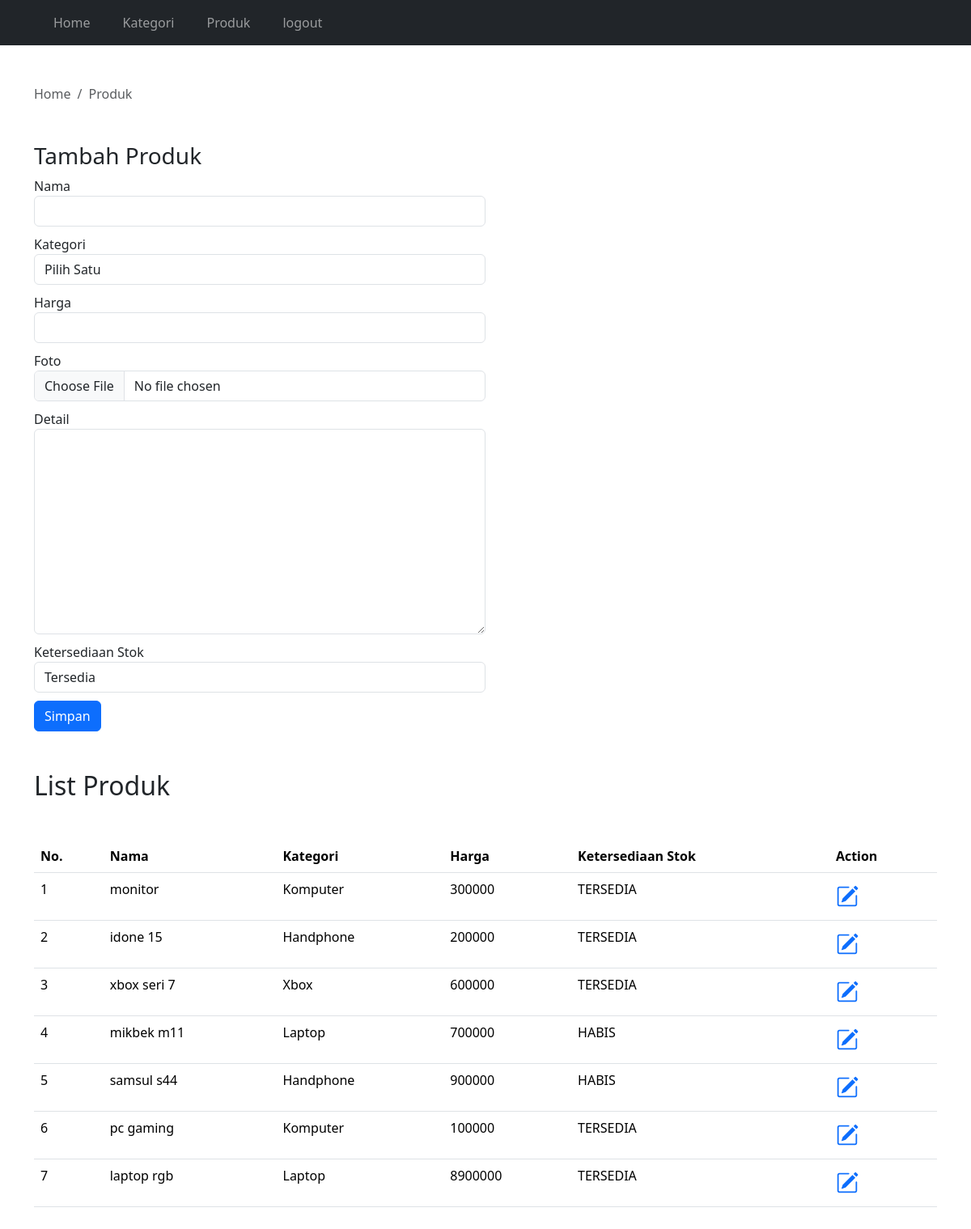
The page /adminpanel/produk.php (signed in) on the database its author committed.
### tables this page shows
CREATE TABLE `produk` (
  `ID` int NOT NULL,
  `KATEGORI_ID` int NOT NULL,
  `NAMA` varchar(255) NOT NULL,
  `HARGA` double NOT NULL,
  `FOTO` varchar(255) DEFAULT NULL,
  `DETAIL` text,
  `KETERSEDIAAN_STOK` enum('HABIS','TERSEDIA') DEFAULT 'TERSEDIA'
);

CREATE TABLE `kategori` (
  `ID` int NOT NULL,
  `NAMA` varchar(100) NOT NULL
);

### adminpanel/produk.php (the view, shortened to what this page needs)
<?php
require "../koneksi.php";
$queryproduk = mysqli_query($con, "SELECT a.*, b.nama AS nama_kategori FROM produk a JOIN kategori b ON a.kategori_id = b.id");
$jumlahproduk = mysqli_num_rows($queryproduk);
?>
<!DOCTYPE html>
<html lang="en">
<head>
<link href="https://cdn.jsdelivr.net/npm/bootstrap@5.3.3/dist/css/bootstrap.min.css" rel="stylesheet">
<link rel="stylesheet" href="https://cdn.jsdelivr.net/npm/bootstrap-icons@1.11.3/font/bootstrap-icons.min.css"></head>
<body>
  <?php
  require "navbar.php"; ?>
  <div class="container mt-5">
    <nav aria-label="breadcrumb">
      <ol class="breadcrumb">
        <li class="breadcrumb-item active" aria-current="page"><a href="../adminpanel" class="no-decoration text-muted"> <i class="fas fa-home"></i> Home</a></li>
        <li class="breadcrumb-item active" aria-current="page"> Produk</li>
      </ol>
    </nav>
    <div class="my-5 col-12 col-md-6">
      <h3>Tambah Produk</h3>
      <form action="" method="post" enctype="multipart/form-data">
        <div>
          <label for="nama">Nama</label>
          <input type="text" id="nama" name="nama" class="form-control" autocomplete="off" required>
        </div>
        <div>
          <label for="kategori">Kategori</label>
          <select name="kategori" id="kategori" class="form-control" required>
            <option value="">Pilih Satu</option>
          </select>
        </div>
        <div>
          <label for="harga">Harga</label>
          <input type="number" id="harga" name="harga" class="form-control" autocomplete="off" required>
        </div>
        <div>
          <label for="foto">Foto</label>
          <input type="file" name="foto" id="foto" class="form-control">
        </div>
        <div>
          <label for="detail">Detail</label>
          <textarea name="detail" id="detail" cols="30" rows="10" class="form-control"></textarea>
        </div>
        <div>
          <label for="ketersediaan_stok">Ketersediaan Stok</label>
          <select name="ketersediaan_stok" id="ketersediaan_stok" class="form-control">
            <option value="Tersedia">Tersedia</option>
          </select>
        </div>
        <div>
          <button type="submit" name="simpan" class="btn btn-primary">Simpan</button>
        </div>
      </form>
    </div>
    <div class="mt-3 mb-5">
      <h2>List Produk</h2>
      <div class="table-responsive mt-5">
        <table class="table">
          <thead>
            <tr>
              <th>No.</th>
              <th>Nama</th>
              <th>Kategori</th>
              <th>Harga</th>
              <th>Ketersediaan Stok</th>
              <th>Action</th>
            </tr>
          </thead>
          <tbody>
            <?php
            if ($jumlahproduk == 0) {
            ?>
              <tr>
                <td colspan=6 class="text-center">Data Produk Tidak Tersedia</td>
              </tr>
              <?php
            } else {
              $jumlah = 1;
              while ($data = mysqli_fetch_array($queryproduk)) {
              ?>
                <tr>
                  <td><?php echo $jumlah; ?></td>
                  <td><?php echo $data['NAMA']; ?></td>
                  <td><?php echo $data['nama_kategori']; ?></td>
                  <td><?php echo $data['HARGA']; ?></td>
                  <td><?php echo $data['KETERSEDIAAN_STOK']; ?></td>
                  <td>
                    <a href="Produk-detail.php?id=<?php echo $data['ID']; ?>" class="bi bi-pencil-square fs-3"><i class="fas fa-search"></i></a>
                  </td>
                </tr>
            <?php
                $jumlah++;
              }
            }
            ?>
          </tbody>
        </table>
      </div>
    <script src="https://cdn.jsdelivr.net/npm/bootstrap@5.3.3/dist/js/bootstrap.bundle.min.js"></script>      </body>
</html>

### adminpanel/produk.php (style rules this page uses)
.no-decoration { text-decoration: none; }
form div { margin-bottom: 10px; }

### rows shown on the page
produk: NAMA "monitor", KATEGORI_ID.NAMA "Komputer", HARGA "300000", KETERSEDIAAN_STOK "TERSEDIA"
produk: NAMA "idone 15", KATEGORI_ID.NAMA "Handphone", HARGA "200000", KETERSEDIAAN_STOK "TERSEDIA"
produk: NAMA "xbox seri 7", KATEGORI_ID.NAMA "Xbox", HARGA "600000", KETERSEDIAAN_STOK "TERSEDIA"
produk: NAMA "mikbek m11", KATEGORI_ID.NAMA "Laptop", HARGA "700000", KETERSEDIAAN_STOK "HABIS"
produk: NAMA "samsul s44", KATEGORI_ID.NAMA "Handphone", HARGA "900000", KETERSEDIAAN_STOK "HABIS"
produk: NAMA "pc gaming", KATEGORI_ID.NAMA "Komputer", HARGA "100000", KETERSEDIAAN_STOK "TERSEDIA"
produk: NAMA "laptop rgb", KATEGORI_ID.NAMA "Laptop", HARGA "8900000", KETERSEDIAAN_STOK "TERSEDIA"
